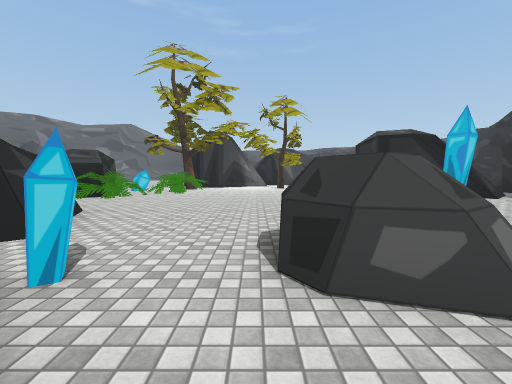
View 1 (above)

24 first-person views from a walk through a Unity game level. The camera is 1.4 m above the floor, tilts 4° down and sees 90° across. The floor is counted in squares, 2 m on a side. Each view is taken from the middle of a square. On the plan, view 1 faces up. The plan holds only what a view shows up to about 9 squares ahead; the rest is blank. The place goes on beyond the plan. The player is left out. Some animated figures are left out. Some surface patterns are stand-ins.

View 2
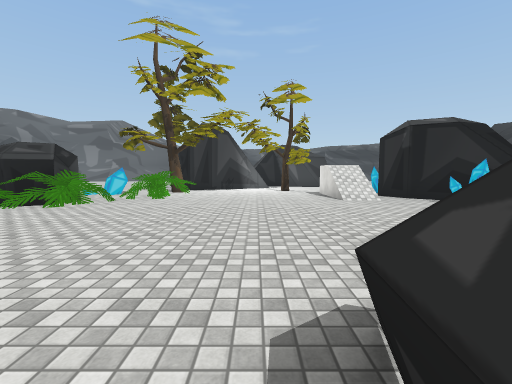

View 3
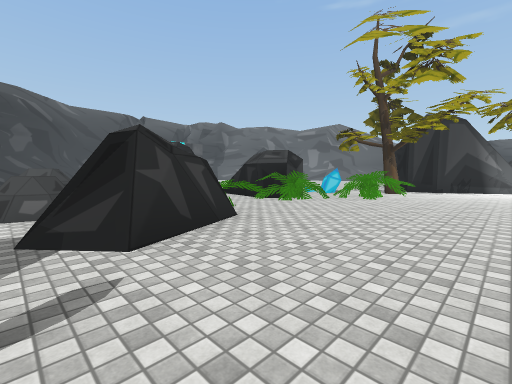

View 4
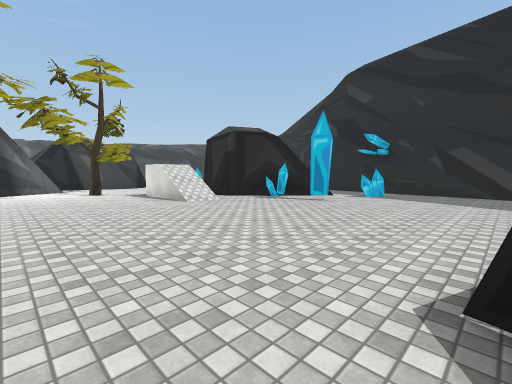

View 5
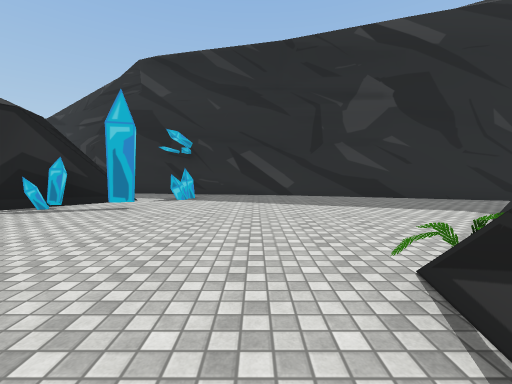

View 6
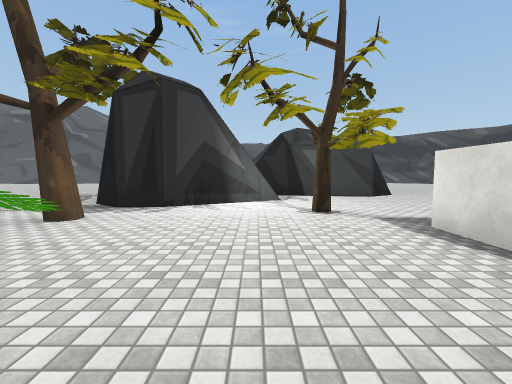

View 7
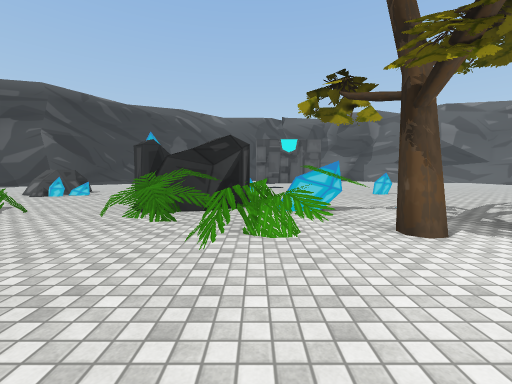

View 8
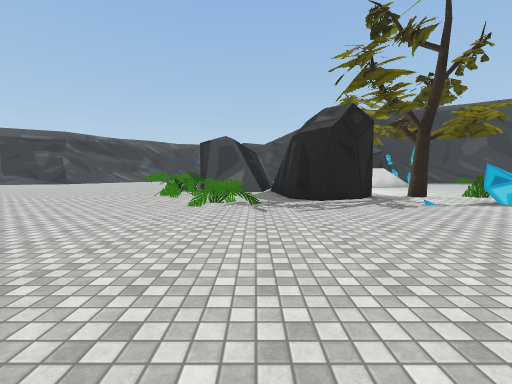

View 9
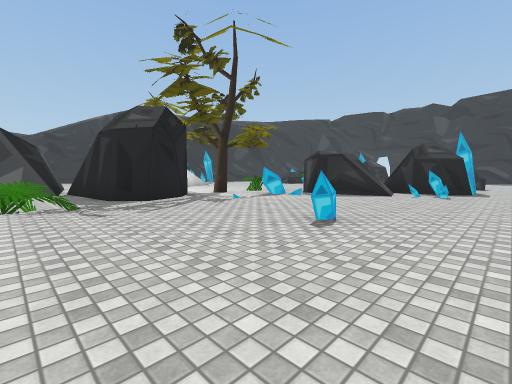

View 10
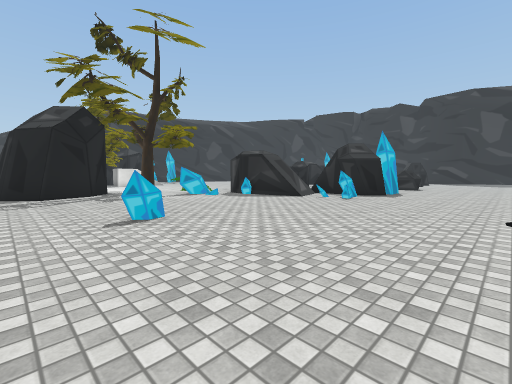

View 11
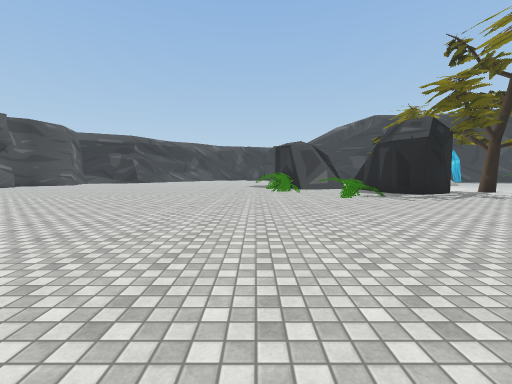

View 12
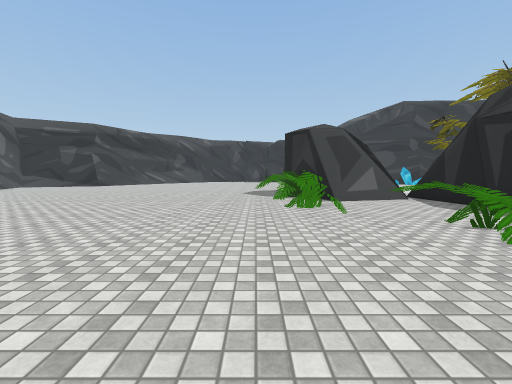

View 13
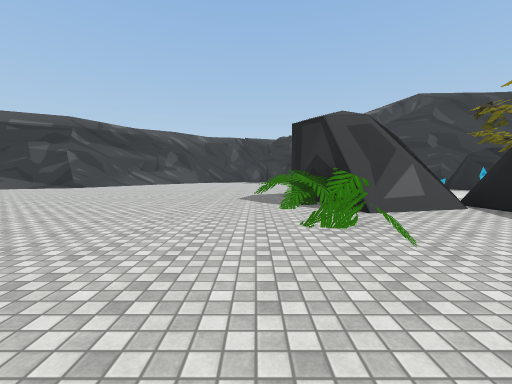

View 14
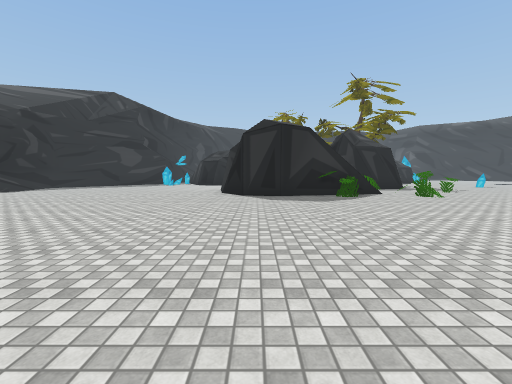

View 15
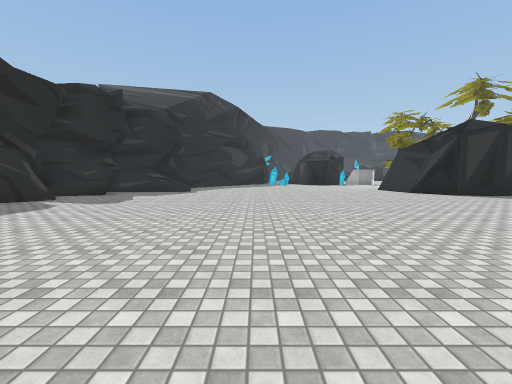

View 16
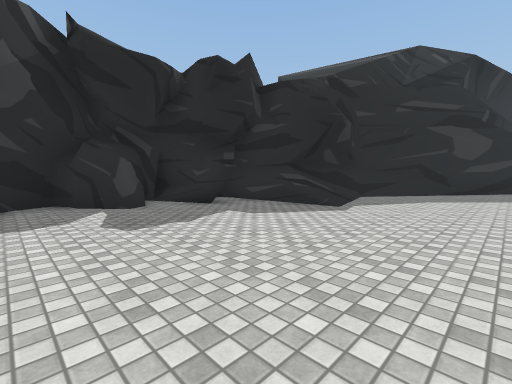

View 17
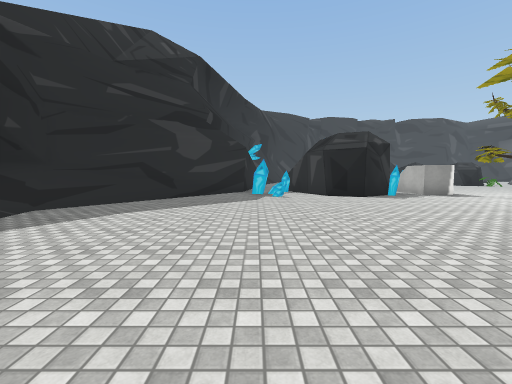

View 18
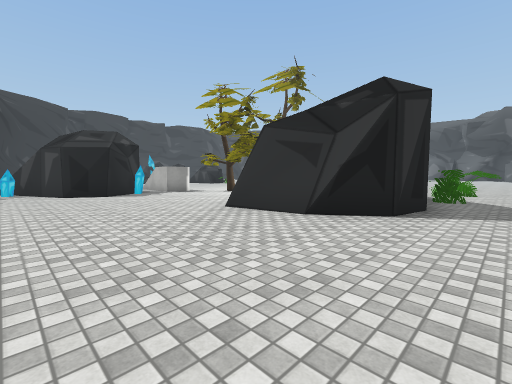

View 19
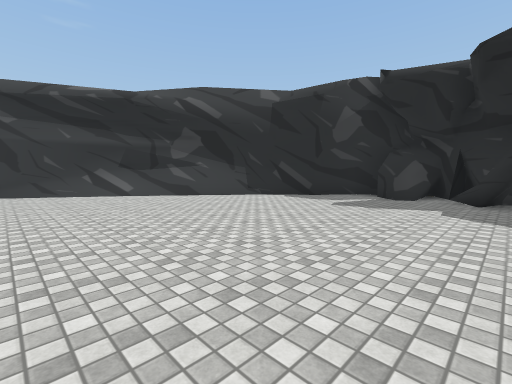

View 20
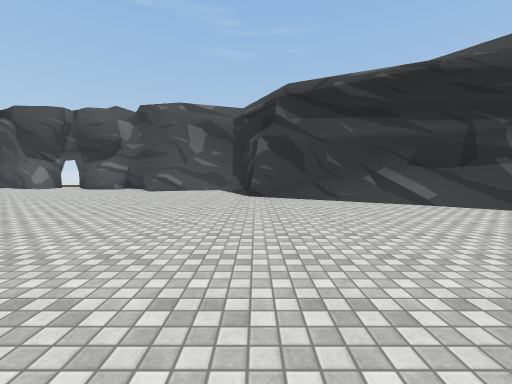

View 21
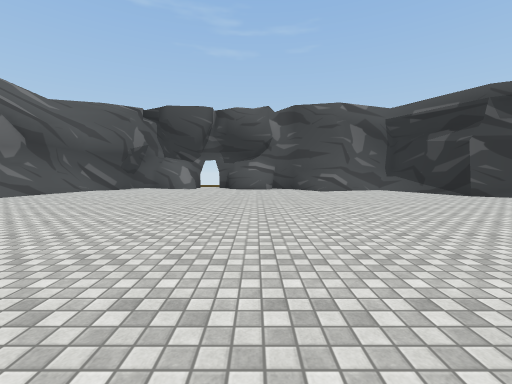

View 22
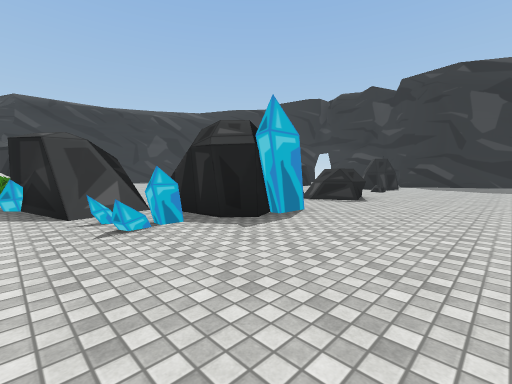

View 23
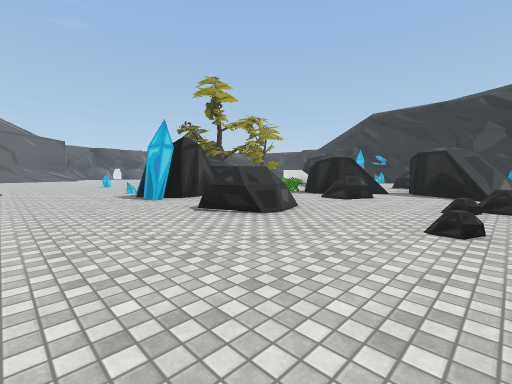

View 24
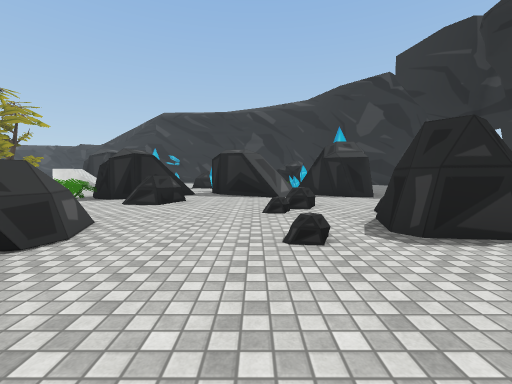

### Floor plan
Key: @ floor where view 1 was taken; # wall or solid block; x gap in a wall; . floor; / step, stairs or slope; = window, fence, low wall or low ledge; ^ raised ledge; T tree; O other object.
Columns run from 13 left of view 1 to 17 right of it. Each row starts with its distance up from view 1.
 31      #..............#
 30      /..............##
 29       ................/#.
 28        ................/#
 27       ...................#
 26      .....................##
 25     ........................#
 24    .........................#
 23   ...........................#.
 22  ............................#.
 21 ..........==.==..............#.
 20  .........==.==..............##
 19   .......===^#####..........##
 18   ....../=#.######........//#.
 17   ....../==#######......../#.
 16 ........./####............/#
 15 ....#....#####............/#
 14 ..........###............. #
 13 ........ .....T..........##
 12 ..........T........#.=..##
 11 ....... #.==....O.###=###
 10 .......##===..../#######
  9 ....=####=....../.####
  8 ....####==........###.
  7 ...### ...........#...#
  6 ...##...==..........#.#
  5 ......../#............#.
  4 ....=...###...........#.
  3 ...##=.=###...#.......
  2 .......^=.x.#.##......
  1 ..........# ... ...../
  0 .........##  @   ^...#
 -1 ......=..##       ...#
 -2 .. .##....#        .#

Where each view was taken, in squares from view 1:
view 1: 0 up, 0 right, facing up
view 2: 2 up, 0 right, facing up
view 3: 2 up, 0 right, facing up-left
view 4: 3 up, 1 left, facing up-right
view 5: 4 up, 0 right, facing right
view 6: 8 up, 0 right, facing up
view 7: 10 up, 0 right, facing left
view 8: 17 up, 11 left, facing right
view 9: 18 up, 11 left, facing down-right
view 10: 16 up, 13 left, facing down-right
view 11: 21 up, 13 left, facing right
view 12: 21 up, 8 left, facing right
view 13: 21 up, 6 left, facing right
view 14: 28 up, 3 right, facing down
view 15: 28 up, 10 right, facing down
view 16: 23 up, 10 right, facing down-right
view 17: 20 up, 9 right, facing down
view 18: 21 up, 8 right, facing down-left
view 19: 19 up, 8 right, facing up-right
view 20: 22 up, 7 right, facing up
view 21: 22 up, 0 right, facing up
view 22: 10 up, 13 left, facing down-right
view 23: 1 down, 13 left, facing up-right
view 24: 0 up, 12 left, facing right
